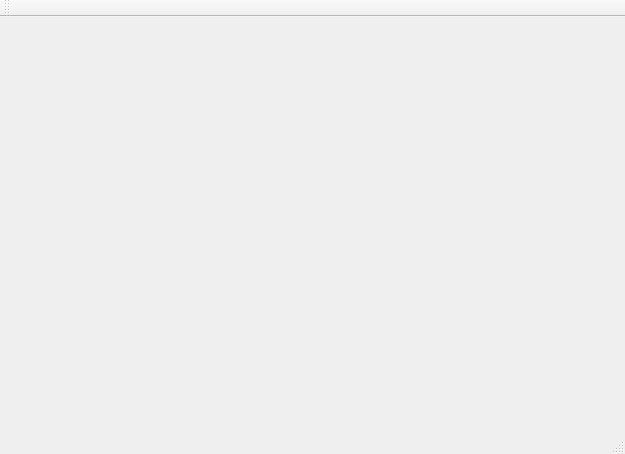
<?xml version="1.0" encoding="UTF-8"?>
<ui version="4.0">
 <class>MainWindow</class>
 <widget class="QMainWindow" name="MainWindow">
  <property name="geometry">
   <rect>
    <x>0</x>
    <y>0</y>
    <width>625</width>
    <height>454</height>
   </rect>
  </property>
  <property name="windowTitle">
   <string>MainWindow</string>
  </property>
  <widget class="QWidget" name="centralWidget"/>
  <widget class="QMenuBar" name="menuBar">
   <property name="geometry">
    <rect>
     <x>0</x>
     <y>0</y>
     <width>625</width>
     <height>25</height>
    </rect>
   </property>
  </widget>
  <widget class="QToolBar" name="mainToolBar">
   <attribute name="toolBarArea">
    <enum>TopToolBarArea</enum>
   </attribute>
   <attribute name="toolBarBreak">
    <bool>false</bool>
   </attribute>
  </widget>
  <widget class="QStatusBar" name="statusBar"/>
 </widget>
 <layoutdefault spacing="6" margin="11"/>
 <resources/>
 <connections/>
</ui>
